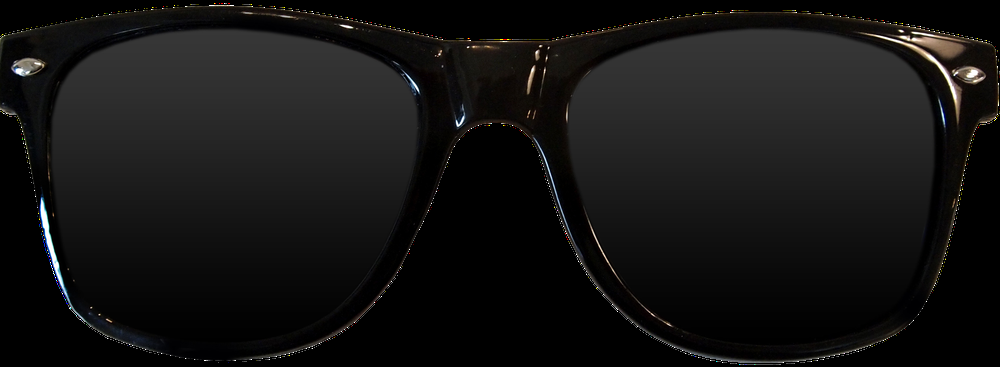
#> input picture effects/example1.png, 1000 x 367 px, shrunk from 3064 x 1123 before the run
$ jupyter execute rotation_testing.ipynb
#> lines starting #> are read from the running program, lines starting #| are printed output that depends on the picture; after the words box and inside, x2 and y2 are one past the last pixel; in counts of white or black regions, pixels touching at a corner belong together
[cell 1]
import cv2
import numpy as np
import matplotlib.pyplot as plt

[cell 2]
im = cv2.imread("effects/example1.png", -1)
#> im is the input picture: shape (367, 1000, 4); mean B, G, R, A 19.2, 19.6, 20.1, 184.3

[cell 3]
mask = (im == [0,0,0,0]).all(axis=2)
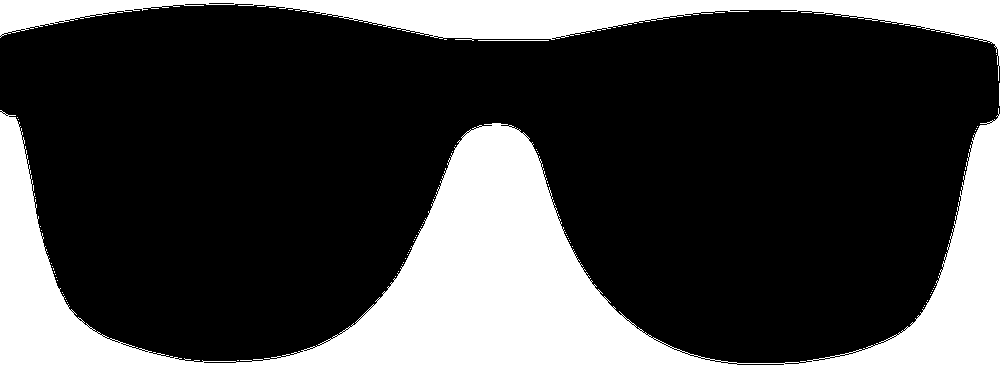
#> mask: shape (367, 1000) bool; 26.4% white; 69 white regions (65 under 20 px), largest, box (x1, y1, x2, y2) and area: (0, 108, 1000, 367) 75395, (0, 0, 1000, 81) 21468, (478, 40, 549, 41) 71, (999, 83, 1000, 106) 23
im[mask] = [255, 255, 255, 0]
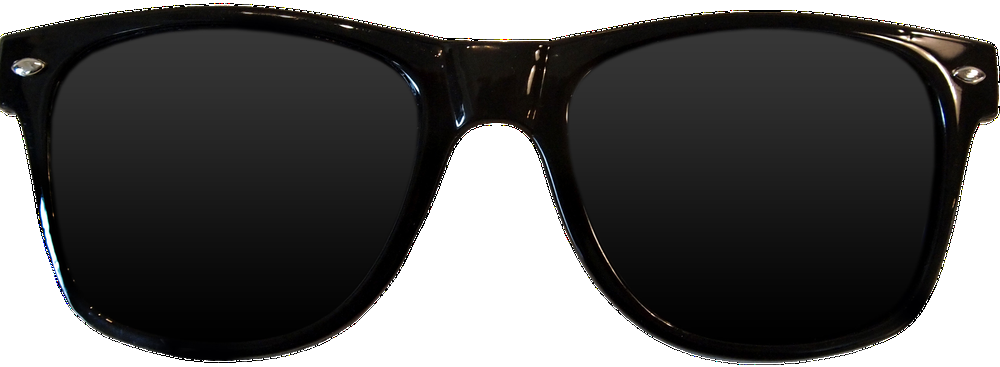
#> im: shape (367, 1000, 4); mean B, G, R, A 86.6, 87.1, 87.5, 184.3

[cell 4]
imHeight, imWidth = im.shape[0], im.shape[1]
#> imHeight = 367; imWidth = 1000
centreX, centreY = imWidth//2, imHeight//2
#> centreX = 500; centreY = 183
centreY, centreX
#> Out = (183, 500)

[cell 5]
rotationMat = cv2.getRotationMatrix2D(
    center=(centreX, centreY),
    angle=5,
    scale=1
)
rotationMat

[cell 6]
cos = np.abs(rotationMat[0][0])
#> cos = 0.996
sin = np.abs(rotationMat[1][0])
#> sin = 0.0872
cos, sin
#> Out = (0.996, 0.0872)

[cell 7]
newWidth = int((imHeight * sin) + (imWidth * cos))
#> newWidth = 1028
newHeight = int((imHeight * cos) + (imWidth * sin))
#> newHeight = 452
newHeight, newWidth, im.shape
#> Out = (452, 1028, (367, 1000, 4))

[cell 8]
rotationMat[0][2] = 0
rotationMat[1][2] += newHeight/2 - centreY
rotationMat

[cell 9]
dst_mat = np.zeros((newHeight, newWidth, 4), np.uint8)
dst_mat = np.full((newHeight, newWidth, 4), [255, 255, 255, 0])
rotatedMat = cv2.warpAffine(
    im,
    rotationMat,
    (newWidth, newHeight),
    np.ascontiguousarray(dst_mat, np.uint8),
    borderMode = cv2.BORDER_TRANSPARENT
)
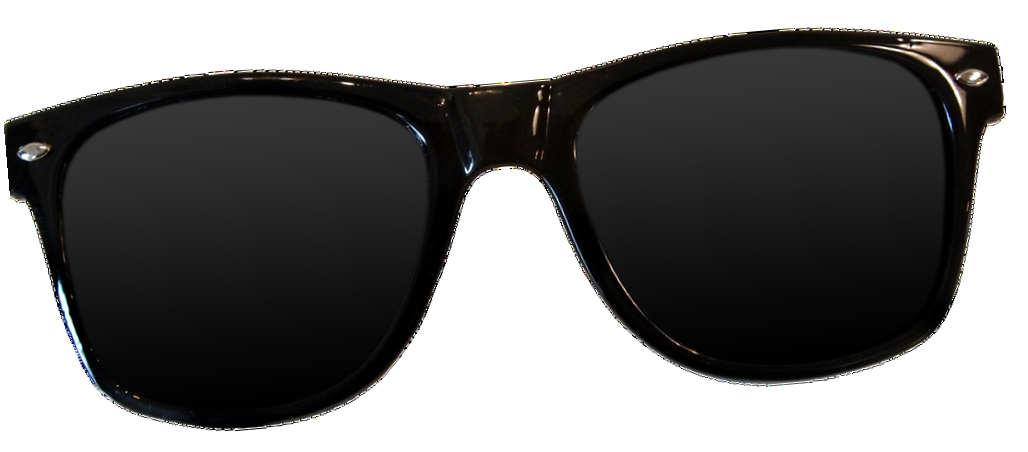
#> rotatedMat: shape (452, 1028, 4); mean B, G, R, A 122, 122.4, 122.7, 145.5

[cell 10]
plt.figure(figsize=(10, 10))
plt.imshow(rotatedMat)

[cell 11]
cv2.imshow("im", rotatedMat)
if cv2.waitKey(0) == 27:
#> (key Esc is pressed here)
    cv2.destroyAllWindows()

[cell 12]
cv2.imwrite("images/test_file.png", rotatedMat)
#> Out = True
